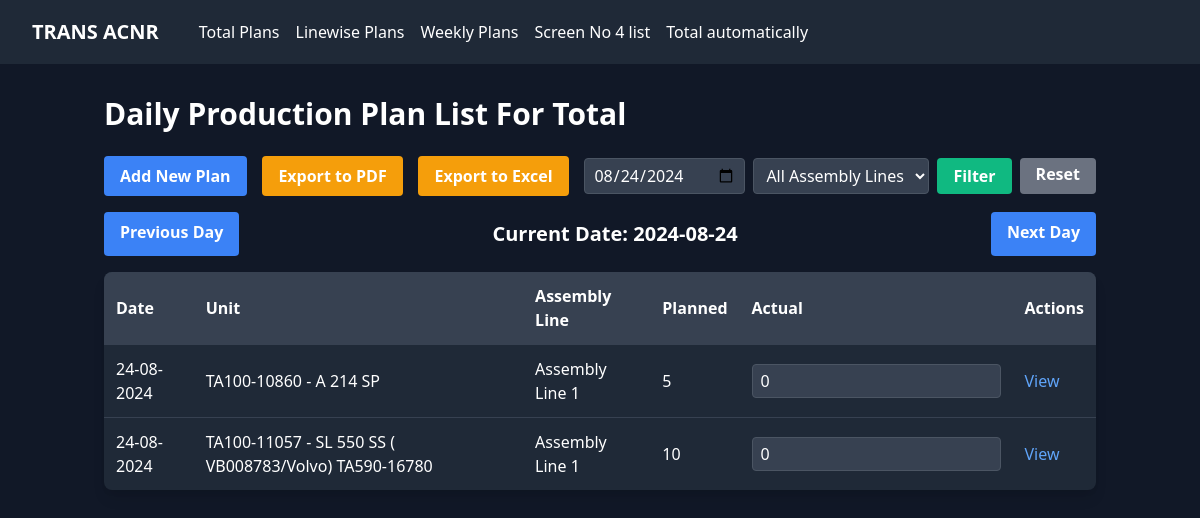
/screen/?date=2024-08-24, run on the app's committed database.
### screen_app/models.py (models this page shows, shortened)
class DailyProductionPlan(models.Model):
    s_no = models.AutoField(primary_key=True)
    date = models.DateField(default=timezone.now)
    assembly_line = models.ForeignKey(AssemblyLine, on_delete=models.PROTECT)
    unit = models.ForeignKey(Unit, on_delete=models.PROTECT)
    qty_planned = models.IntegerField()
    qty_actual = models.IntegerField(default=0,blank=True)
    remarks = models.TextField(blank=True, null=True)
    def __str__(self):
        return f"{self.date} - {self.unit.model} - {self.assembly_line}"
    class Meta:
        verbose_name = "Daily Production Plan Vs Actual Total"
        verbose_name_plural = "Daily Production Plan Vs Actual Total"
        ordering = ['date', 's_no']

class Unit(models.Model):
    code = models.CharField(max_length=20, unique=True)
    model = models.CharField(max_length=100)

class AssemblyLine(models.Model):
    name = models.CharField(max_length=100)
    number = models.IntegerField(unique=True)
    def __str__(self):
        return f"Assembly Line {self.number}"

### screen_app/views.py (the view)
# urls.py: path('', views.DailyProductionPlanListView.as_view(), name='production_plan_list'),
class DailyProductionPlanListView(ListView):
    model = DailyProductionPlan
    template_name = 'daily/production_plan_list.html'
    context_object_name = 'plans'
    paginate_by = 10
    def get_queryset(self):
        queryset = super().get_queryset()
        date = self.request.GET.get('date')
        if date:
            try:
                date = datetime.strptime(date, "%Y-%m-%d").date()
            except ValueError:
                date = datetime.today().date()
        else:
            date = datetime.today().date()
        queryset = queryset.filter(date=date)
        assembly_line = self.request.GET.get('assembly_line')
        if assembly_line:
            queryset = queryset.filter(assembly_line__name=assembly_line)
        return queryset
    def get_context_data(self, **kwargs):
        context = super().get_context_data(**kwargs)
        assembly_lines = AssemblyLine.objects.all()
        context['assembly_lines'] = assembly_lines
        date_str = self.request.GET.get('date')
        if date_str:
            try:
                current_date = datetime.strptime(date_str, "%Y-%m-%d").date()
            except ValueError:
                current_date = datetime.today().date()
        else:
            current_date = datetime.today().date()
        previous_date = current_date - timedelta(days=1)
        next_date = current_date + timedelta(days=1)
        context['current_date'] = current_date.strftime("%Y-%m-%d")
        context['previous_date'] = previous_date.strftime("%Y-%m-%d")
        context['next_date'] = next_date.strftime("%Y-%m-%d")
        return context

### screen_app/templates/daily/production_plan_list.html (shortened to what this page needs)
{% extends 'base.html' %}
{% block content %}
<h1 class="text-3xl font-bold mb-6 text-white">Daily Production Plan List For Total</h1>
<div class="mb-4 flex flex-col sm:flex-row justify-between items-center space-y-4 sm:space-y-0">
    <a href="{% url 'add_production_plan' %}" class="bg-blue-500 hover:bg-blue-600 text-white font-bold py-2 px-4 rounded">
        Add New Plan
    </a>
        <a href="{% url 'export_production_plan_total_pdf' %}?date={{ request.GET.date }}" class="bg-yellow-500 hover:bg-yellow-600 text-white font-bold py-2 px-4 rounded">
            Export to PDF
        </a>
        <a href="{% url 'export_production_total_plan' %}?date={{ request.GET.date }}" class="bg-yellow-500 hover:bg-yellow-600 text-white font-bold py-2 px-4 rounded">
            Export to Excel
        </a>
    <form method="get" class="flex flex-col sm:flex-row space-y-2 sm:space-y-0 sm:space-x-2">
        <input type="date" name="date" value="{{ request.GET.date }}"
               class="bg-gray-700 text-white border border-gray-600 rounded px-2 py-1 focus:outline-none focus:border-blue-500">
        <select name="assembly_line"
                class="bg-gray-700 text-white border border-gray-600 rounded px-2 py-1 focus:outline-none focus:border-blue-500">
            <option value="">All Assembly Lines</option>
        </select>
        <button type="submit" class="bg-green-500 hover:bg-green-600 text-white font-bold py-1 px-4 rounded">
            Filter
        </button>
        <a href="{% url 'production_plan_list' %}" class="bg-gray-500 hover:bg-gray-600 text-white font-bold py-1 px-4 rounded">
            Reset
        </a>
    </form>
</div>
<div class="mb-4 flex justify-between">
    <a href="?date={{ previous_date }}{% if request.GET.assembly_line %}&assembly_line={{ request.GET.assembly_line }}{% endif %}"
       class="bg-blue-500 hover:bg-blue-600 text-white font-bold py-2 px-4 rounded">
        Previous Day
    </a>
    <span class="text-xl font-semibold py-2 px-4">
        Current Date: {{ current_date }}
    </span>
    <a href="?date={{ next_date }}{% if request.GET.assembly_line %}&assembly_line={{ request.GET.assembly_line }}{% endif %}"
       class="bg-blue-500 hover:bg-blue-600 text-white font-bold py-2 px-4 rounded">
        Next Day
    </a>
</div>
<div class="bg-gray-800 rounded-lg shadow-lg overflow-hidden">
    <table class="w-full">
        <thead>
            <tr class="bg-gray-700">
                <th class="p-3 text-left text-white">Date</th>
                <th class="p-3 text-left text-white">Unit</th>
                <th class="p-3 text-left text-white">Assembly Line</th>
                <th class="p-3 text-left text-white">Planned</th>
                <th class="p-3 text-left text-white">Actual</th>
                <th class="p-3 text-left text-white">Actions</th>
            </tr>
        </thead>
        <tbody>
            {% for plan in plans %}
            <tr class="border-t border-gray-700">
                <td class="p-3 text-white">{{ plan.date|date:"d-m-Y" }}</td>
                <td class="p-3 text-white">{{ plan.unit.code }} - {{ plan.unit.model }}</td>
                <td class="p-3 text-white">{{ plan.assembly_line.name }}</td>
                <td class="p-3 text-white">{{ plan.qty_planned }}</td>
                <td class="p-3 text-white">
                    <input type="number"
                           class="actual-input bg-gray-700 text-white border border-gray-600 rounded px-2 py-1"
                           data-plan-id="{{ plan.s_no|default:'unknown' }}"
                           value="{{ plan.qty_actual|default_if_none:'0' }}"
                           min="0"
                           data-debug-info="{{ plan|pprint }}">
                </td>
                <td class="p-3">
                    <a href="{% url 'production_plan_detail' plan.pk %}" class="text-blue-400 hover:text-blue-300">View</a>
                </td>
            </tr>
            {% empty %}
            <tr>
                <td colspan="6" class="p-3 text-center text-white">No production plans found.</td>
            </tr>
            {% endfor %}
        </tbody>
    </table>
</div>
{% endblock %}

### templates/base.html (style rules this page uses)
body { background-color: #1a202c; color: #ffffff; }

### data on the page
DailyProductionPlan: date "24-08-2024", unit.code "TA100-10860", unit.model "A 214 SP", assembly_line.name "Assembly Line 1", qty_planned "5", qty_actual "0"
DailyProductionPlan: date "24-08-2024", unit.code "TA100-11057", unit.model "SL 550 SS ( VB008783/Volvo) TA590-16780", assembly_line.name "Assembly Line 1", qty_planned "10", qty_actual "0"

### other printed values
{{ current_date }} "2024-08-24"
